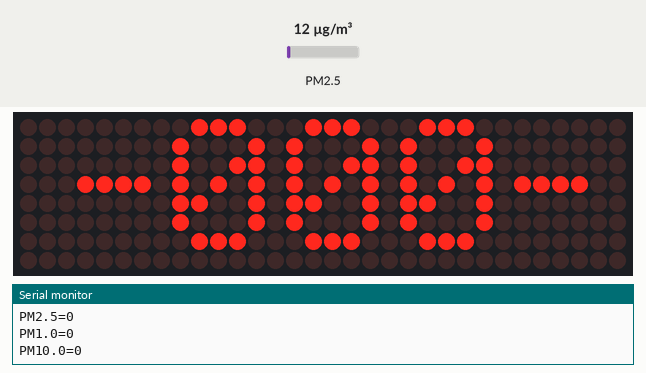
This sketch was run on a simulated ESP8266 (NodeMCU). On the bench: 32×8 LED matrix, the last lines printed to the serial monitor. The inputs (shaded band) are chosen by the test bench; at power-on: PM2.5 12 µg/m³. WiFi joins after 1.5 s; servers stay silent unless stated; uploads are accepted with an empty reply.

Above: at 8.9 s.
At 19.2 s:
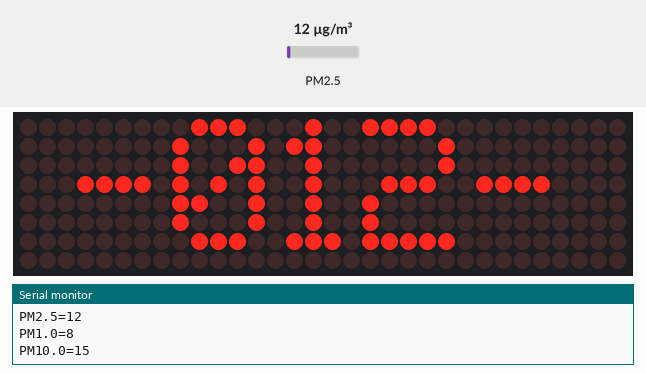

Measured:
- what the display in image 0 shows lasts 10.3 s, from 8.8 s to 19.1 s

The sketch:

PM25Display_Mysql.ino
```cpp
#include <ESP8266WiFi.h>
#include <WiFiClient.h>
#include <ESP8266WebServer.h>
#include <ESP8266HTTPClient.h>
#include <PMS.h>
#include <MD_MAX72xx.h>

// Parameter LED DOt Matrix
#define  PRINT(s, v) { Serial.print(F(s)); Serial.print(v); }
#define MAX_DEVICES 4
#define CLK_PIN   D5 // or SCK
#define DATA_PIN  D7  // or MOSI
#define CS_PIN    D4  // or SS

// Text parameters
#define  CHAR_SPACING  1 // pixels between characters

// Config Sensor PM2.5
PMS pms(Serial);
PMS::DATA data;

MD_MAX72XX mx = MD_MAX72XX(CS_PIN, MAX_DEVICES);

// Global message buffers shared by Serial and Scrolling functions
#define  BUF_SIZE  10
char message[BUF_SIZE] = {"Hello!"};
bool newMessageAvailable = true;

//Config WiFi
const char* ssid = "bank";              // Your wifi Name
const char* password = "ExatIts2018";          // Your wifi Password

//const char *host = "172.20.3.178"; //Your pc or server (database) IP, example : 192.168.0.0 , if you are a windows os user, open cmd, then type ipconfig then look at IPv4 Address.

// Config IP Address
IPAddress ip(172, 20, 3, 181);
IPAddress gateway(172, 20 ,3 ,254);
IPAddress subnet(255, 255, 255, 0);

void setup() {
  // put your setup code here, to run once:
  delay(1000);
  pms.passiveMode();
  mx.begin();
  Serial.begin(9600);
  WiFi.mode(WIFI_OFF);        //Prevents reconnection issue (taking too long to connect)
  delay(1000);
  WiFi.mode(WIFI_STA);        //This line hides the viewing of ESP as wifi hotspot

  WiFi.config(ip, gateway, subnet);
  WiFi.begin(ssid, password);     //Connect to your WiFi router
  Serial.println("");

  Serial.print("Connecting");
  // Wait for connection
  while (WiFi.status() != WL_CONNECTED) {
    delay(250);
    Serial.print(".");
    delay(250);
  }

  //If connection successful show IP address in serial monitor
  Serial.println("");
  Serial.println("Connected to Network/SSID");
  Serial.print("IP address: ");
  Serial.println(WiFi.localIP());  //IP address assigned to your ESP
}

void loop() {
  // put your main code here, to run repeatedly:
  HTTPClient http;    //Declare object of class HTTPClient

  pms.wakeUp();
  delay(5000);

  String PM25ValueSend,PM10ValueSend,PM100ValueSend;

  // Reading PM2.5
  int pm25value = data.PM_AE_UG_2_5;
  PM25ValueSend = String(pm25value);    //String to interger conversion

  // Reading PM1.0
  int pm10value = data.PM_AE_UG_1_0;
  PM10ValueSend = String(pm10value);    // String to interger conversion

  // Reading PM10.0
  int pm100value = data.PM_AE_UG_10_0;
  PM100ValueSend = String(pm100value);  // String to interger conversion

  // Value Show on Display LED dot Matrix
  int a=0;
  int b=0;
  int c=0;

  if(pm25value%10 != 0)
    a = pm25value%10;
  if(pm25value/10 != 0)
    b = (pm25value/10)%10;
  if(pm25value/100 != 0)
    c = pm25value/100;

 // String url = "http://172.20.3.3/Nodemcu_db_record_view/InsertDB.php?station=bk01&r="+String(pm25value);
  String url = "http://172.20.3.3/dust/InsertDB.php?&n=RAE01&r="+String(pm25value)+"&s="+String(pm10value)+"&t="+String(pm100value);
  Serial.println(url);

  if(pms.readUntil(data)){
    http.begin(url);  //Specify request destination
    http.addHeader("Content-Type", "application/x-www-form-urlencoded");    //Specify content-type header

    int httpCode = http.GET();   //Send the request
    String payload = http.getString();    //Get the response payload

    if( httpCode > 0){
      Serial.println(httpCode);   //Print HTTP return code
      Serial.println(payload);    //Print request response payload
      Serial.println("PM2.5=" + PM25ValueSend);
      Serial.println("PM1.0=" + PM10ValueSend);
      Serial.println("PM10.0=" + PM100ValueSend);
    }
    else{
      Serial.printf("[HTTP] GET ... Failed, error: %s\n", http.errorToString(httpCode).c_str());
      Serial.print("HttpCode = ");
      Serial.println(httpCode);
    }
    if(b == 0 && c == 0){
      message[0]=' ';
      message[1]='-';
      message[2]='0';
      message[3]='0';
      message[4]=char(a)+48;
      message[5]='-';
      message[6]='\0';
      printText(0, MAX_DEVICES-1, message);
    }
    else if(b == 0 & c != 0){
      message[0]=' ';
      message[1]='-';
      message[2]='0';
      message[3]=char(b)+48;
      message[4]=char(a)+48;
      message[5]='-';
      message[6]='\0';
      printText(0, MAX_DEVICES-1, message);
    }
    else{
      message[0]=' ';
      message[1]='-';
      message[2]=char(c)+48;
      message[3]=char(b)+48;
      message[4]=char(a)+48;
      message[5]='-';
      message[6]='\0';
      printText(0, MAX_DEVICES-1, message);
    }
  }
  else{
    Serial.println("No Data");
    message[0]='N';
    message[1]='O';
    message[2]='D';
    message[3]='A';
    message[4]='T';
    message[5]='A';
    message[6]='\0';
    printText(0, MAX_DEVICES-1, message);
  }
  http.end();  //Close connection

  delay(5000);
}

void printText(uint8_t modStart, uint8_t modEnd, char *pMsg)

{
  uint8_t   state = 0;
  uint8_t    curLen;
  uint16_t  showLen;
  uint8_t   cBuf[8];
  int16_t   col = ((modEnd + 1) * COL_SIZE) - 1;

  mx.control(modStart, modEnd, MD_MAX72XX::UPDATE, MD_MAX72XX::OFF);

  do     // finite state machine to print the characters in the space available
  {
    switch(state)
    {
      case 0: // Load the next character from the font table
        // if we reached end of message, reset the message pointer
        if (*pMsg == '\0')
        {
          showLen = col - (modEnd * COL_SIZE);  // padding characters
          state = 2;
          break;
        }

        // retrieve the next character form the font file
        showLen = mx.getChar(*pMsg++, sizeof(cBuf)/sizeof(cBuf[0]), cBuf);
        curLen = 0;
        state++;
        // !! deliberately fall through to next state to start displaying

      case 1: // display the next part of the character
        mx.setColumn(col--, cBuf[curLen++]);

        // done with font character, now display the space between chars
        if (curLen == showLen)
        {
          showLen = CHAR_SPACING;
          state = 2;
        }
        break;

      case 2: // initialize state for displaying empty columns
        curLen = 0;
        state++;
        // fall through

      case 3: // display inter-character spacing or end of message padding (blank columns)
        mx.setColumn(col--, 0);
        curLen++;
        if (curLen == showLen)
          state = 0;
        break;

      default:
        col = -1;   // this definitely ends the do loop
    }
  } while (col >= (modStart * COL_SIZE));

  mx.control(modStart, modEnd, MD_MAX72XX::UPDATE, MD_MAX72XX::ON);
}
```
